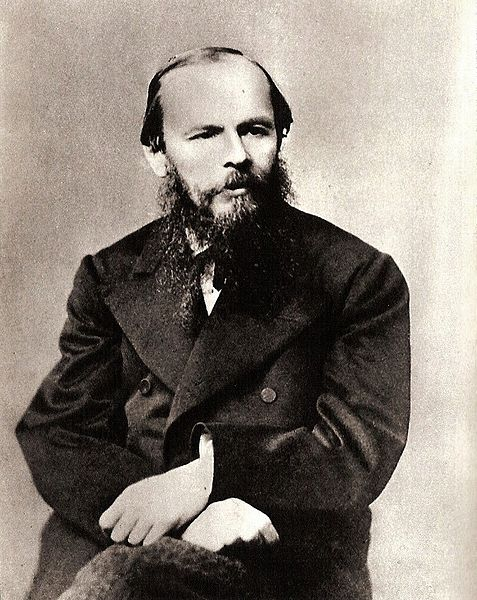
#> input picture Assignment 21/dostoevsky.jpg, 477 x 600 px, given in place of the camera
$ python '2 (skin detector).py'
#> lines starting #> are read from the running program, lines starting #| are printed output that depends on the picture
import cv2 as cv

video_cap = cv.VideoCapture(0, cv.CAP_DSHOW)

while True:
    ret, org_frame = video_cap.read()
#> org_frame is the input picture: shape (600, 477, 3); mean B, G, R 117.3, 125.6, 133.7
    org_frame = cv.resize(org_frame, (0,0), fx=.5, fy=.5)
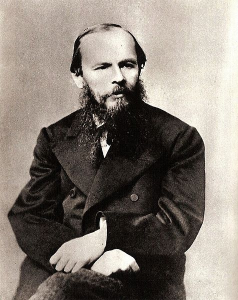
#> org_frame: shape (300, 238, 3); mean B, G, R 117.2, 125.5, 133.6
    height, width, _ = org_frame.shape
#> height = 300; width = 238

    frame = cv.cvtColor(org_frame, cv.COLOR_BGR2HSV)
#> frame: shape (300, 238, 3); mean H, S, V 15.4, 48.5, 133.6
    h, s, v = cv.split(frame)
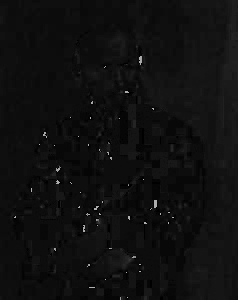
#> h: shape (300, 238); min 0, max 178, mean 15.4
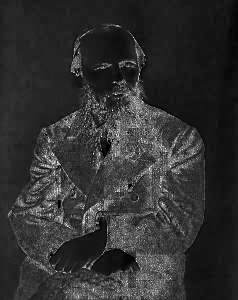
#> s: shape (300, 238); min 0, max 255, mean 48.5
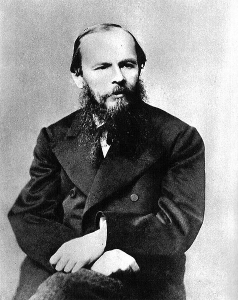
#> v: shape (300, 238); min 2, max 255, mean 133.6
    for i in range (height):
        for j in range(width):
            if (30<h[i][j] and h[i][j]<175) or  s[i][j] < 40:
                org_frame[i][j] = (0,0,0)
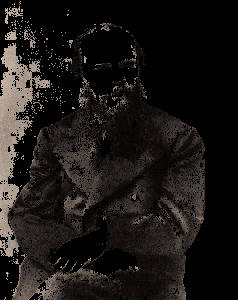
#> org_frame: shape (300, 238, 3); mean B, G, R 21, 23.5, 26.8

    org_frame=cv.GaussianBlur(org_frame, (3,3),9)
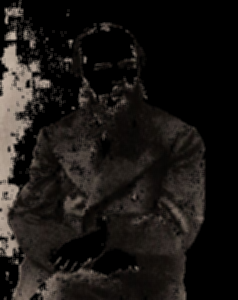
#> org_frame: shape (300, 238, 3); mean B, G, R 21, 23.5, 26.8

    if cv.waitKey(1) == 115:
#> (key Esc is pressed here)
        cv.imwrite('heyo.jpg', org_frame)
        org_frame *= 0

    cv.imshow('h', org_frame)
